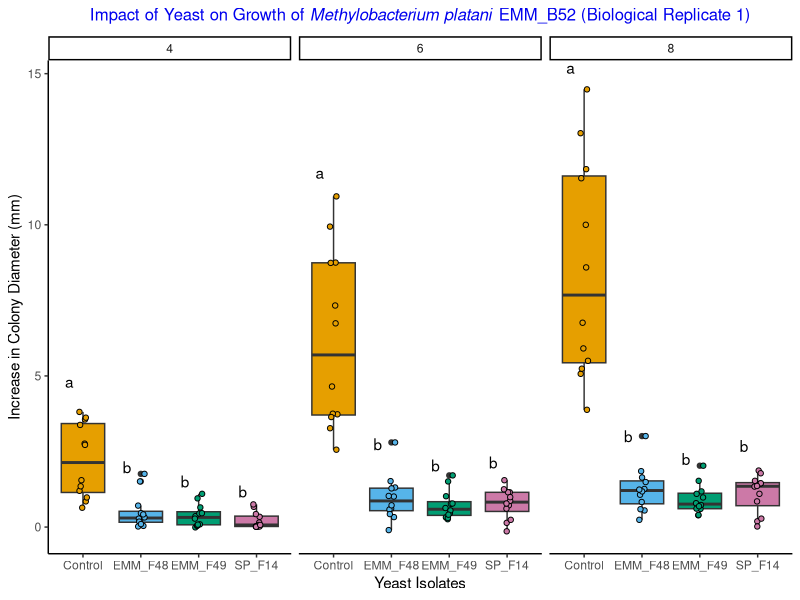
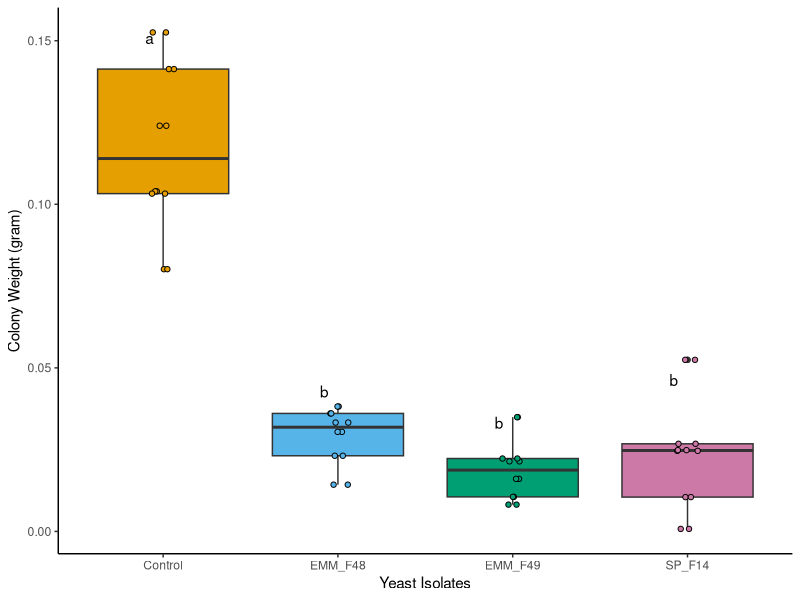
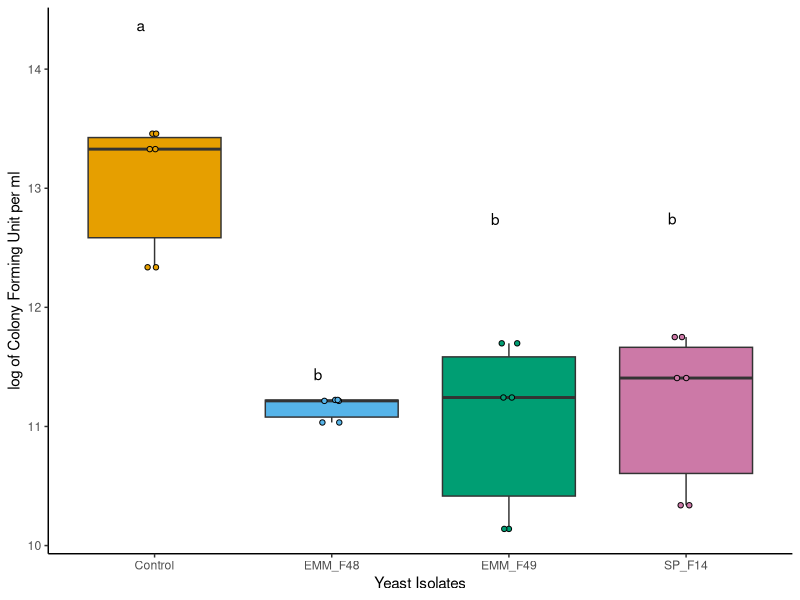
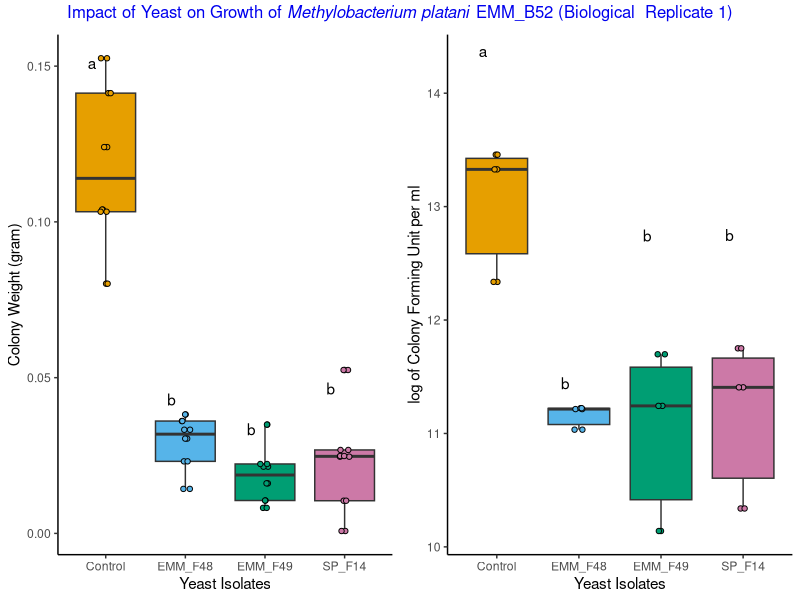
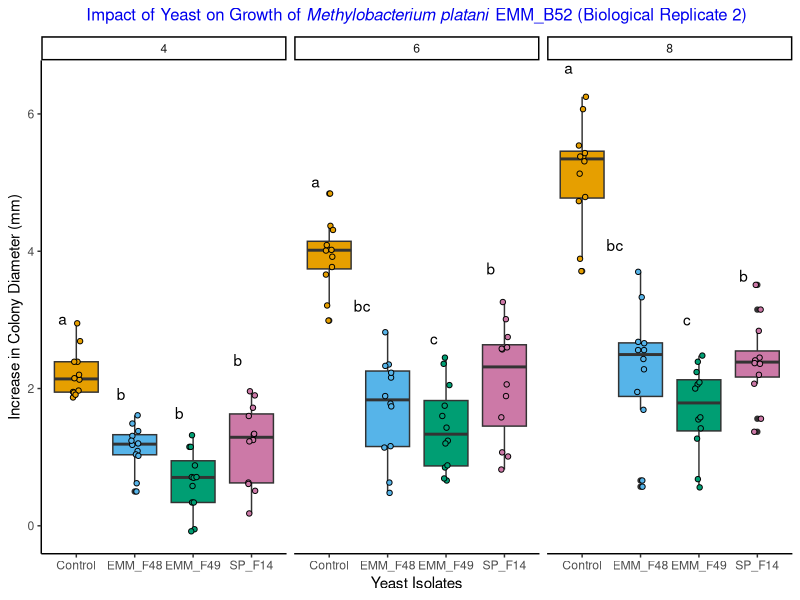
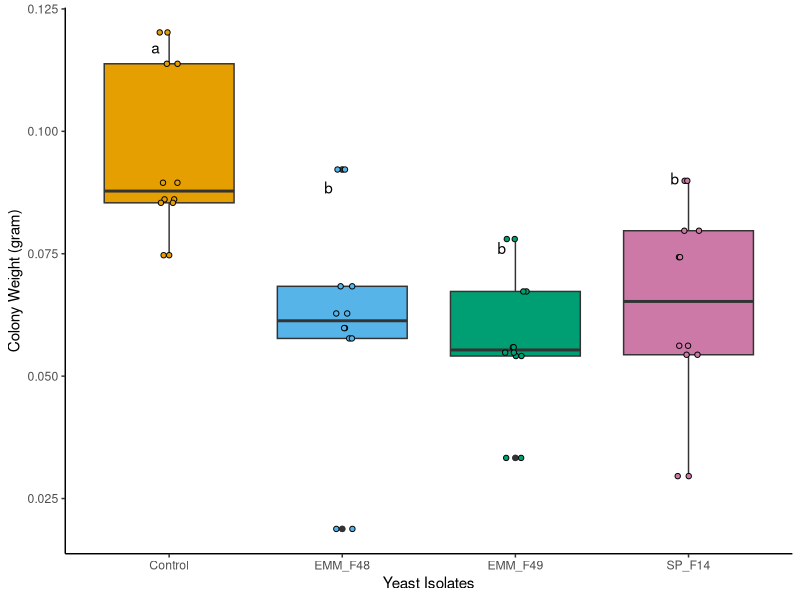
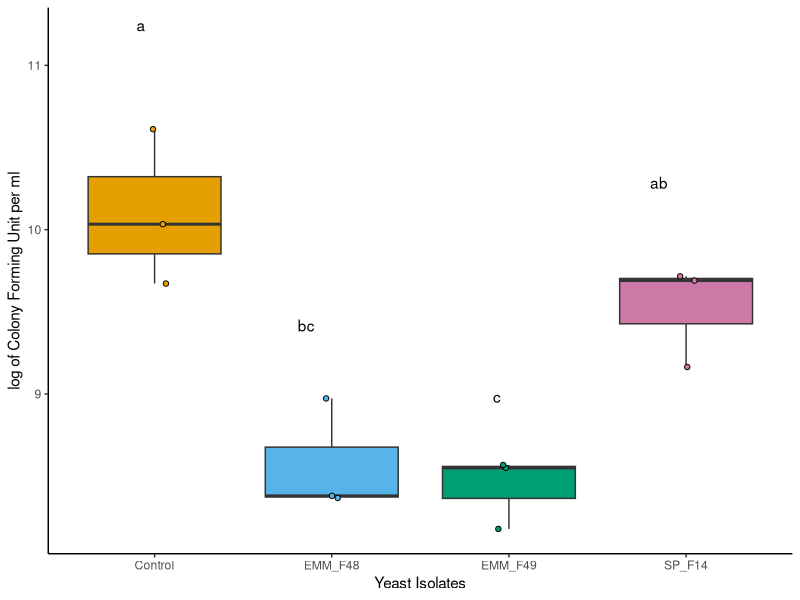
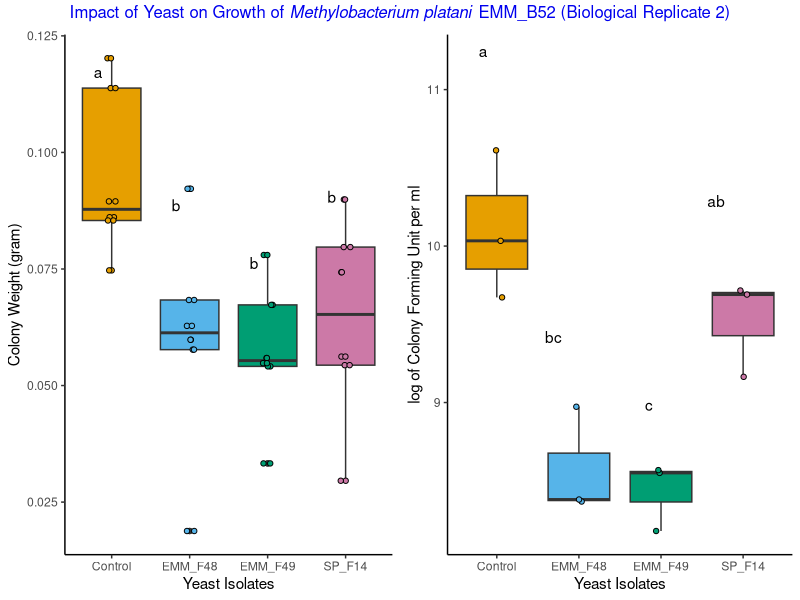

These figures' R source, in order:
## ---- chunk 1
#load the library
library(ggplot2)
library(tidyverse)
library(ggpubr)
library(rstatix)
library(emmeans)
library(multcompView)
library(dplyr)
library(stringr)
library(tidyverse)
library(car)
## ---- chunk 2
#read data
BioRep1 <- read.csv("Splitplate/SplitPlateData/2024-09-16_SplitPlate_B52.csv", na.strings = "na")
#load the color palettes
cbbPalette <- c( "#E69F00", "#56B4E9", "#009E73", "#CC79A7")
#check the structure and see the data
str(BioRep1)
head(BioRep1)
#changing the variables into categorical data
BioRep1$Replication=as.factor(BioRep1$Replication)
BioRep1$Media=as.factor(BioRep1$Media)
BioRep1$Yeast=as.factor(BioRep1$Yeast)
BioRep1$DAI=as.factor(BioRep1$DAI)
## ---- chunk 3
#filter 1st data date and removing the 1st data since there was no growth associated with it. The data is considered to be the baseline for growth so since it violates the assumption of normality, we remove it from the analysis

filterdata1 <-BioRep1[BioRep1$Media == "YePDA"& BioRep1$DAI != 2,]
#load library
library(nlme)

#stats used for size
size1=lme(increase~Yeast*DAI, data = filterdata1,random=~1|Replication) #mixed effect model
size2=lm(increase ~ Yeast*DAI, data = filterdata1) #use simpler model
summary(size1)
anova(size1, size2) #to check if complex or simple model is better

#pairwise comparison
lsmeans.size1 <- emmeans(size1, ~ Yeast|DAI) 
# estimate lsmeans 
comp.size1 <- multcomp::cld(object = lsmeans.size1, alpha = 0.05, Letters = letters, reversed = TRUE, details = TRUE)
# contrast with Tukey ajustment 
comp.size1


# Extracting the letters for the bars
sig.diff.letters <- data.frame(comp.size1$emmeans$Yeast, 
                               comp.size1$emmeans$DAI,
                               str_trim(comp.size1$emmeans$.group))
colnames(sig.diff.letters) <- c("Yeast", 
                                "DAI",
                                "Letters")

# for plotting with letters from significance test
size1plot <- filterdata1 %>%
  group_by(Yeast, DAI) %>%
  dplyr::summarize(
    colonydiameter = mean(increase, na.rm=TRUE),
    se = sd(increase)/sqrt(3)) %>%
  left_join(sig.diff.letters) 


colonysize1 <- filterdata1 %>%
  ggplot(aes(x = Yeast, y = increase, group = Yeast, fill = Yeast)) +
  geom_boxplot()+
  geom_point(shape = 21, color = "black", position = position_jitterdodge(dodge.width = 0.9))+
   geom_text(data = size1plot, aes(label = Letters, y = colonydiameter+(3*se)), vjust = -0.75, hjust = 2) +
  ylab("Increase in Colony Diameter (mm)") +   
  xlab("Yeast Isolates") +  
    scale_fill_manual(values = cbbPalette) +
  theme(strip.text.x = element_text(size = 18, face= "italic"))+
  theme(axis.title.x = element_text(size =25, face = "bold"), axis.title.y = element_text(size = 25, face = "bold"), axis.text.x=element_text(size=20, angle= 0), axis.text.y=element_text(size=20, angle= 0))+
  theme_classic() +
  theme(legend.position = "none")+
  ggtitle(expression(paste("Impact of Yeast on Growth of ", italic("Methylobacterium platani"), " EMM_B52 (Biological Replicate 1)"))) +
   theme(plot.title = element_text(face = "bold", color = "Blue2", size = 12, hjust = 0.5))+
  facet_wrap(~DAI)
colonysize1
## ---- chunk 4
#filter data to avoid other data except of last day since it was detructive sample taking procedure and colony was taken out from the plate to measure the weight on the last day of data collection.

filterdata1_2 <- filterdata1 %>% 
  filter(DAI == "8" )

#stats used for colony weight
cw1=lme(colony_weight~Yeast,data = filterdata1_2, random = ~1|Replication) ##replication random effect added by Dr. Steury
summary(cw1)
Anova(cw1)
#pairwise comparision
lsmeans.cw1 <- emmeans(cw1, ~ Yeast) 

# contrast with Tukey ajustment 
comp.cw1 <- multcomp::cld(object = lsmeans.cw1, alpha = 0.05, Letters = letters, reversed = TRUE, details = TRUE)
comp.cw1

# Extracting the letters for the bars
sig.diff.letters <- data.frame(comp.cw1$emmeans$Yeast, 
                               str_trim(comp.cw1$emmeans$.group))

colnames(sig.diff.letters) <- c("Yeast", "Letters")

# for plotting with letters from significance test
weightplot <- filterdata1_2 %>%
  group_by(Yeast) %>%
  dplyr::summarize(
    colonyweight = mean(colony_weight, na.rm=TRUE),
    se = sd(colony_weight)/sqrt(3)) %>%
  left_join(sig.diff.letters) 

 colonyweightplot <- filterdata1_2 %>%
  ggplot(aes(x = Yeast, y = colony_weight, group = Yeast, fill = Yeast)) +
  geom_boxplot()+
  geom_point(shape = 21, color = "black", position = position_jitterdodge(dodge.width = 0.9))+
  geom_text(data = weightplot, aes(label = Letters, y = colonyweight+(2*se)), vjust = -0.5, hjust = 2) +
  ylab("Colony Weight (gram)") +   
  xlab("Yeast Isolates") +  
  scale_fill_manual(values = cbbPalette) +
  theme(strip.text.x = element_text(size = 18, face= "italic"))+
  theme(axis.title.x = element_text(size =25, face = "bold"), axis.title.y = element_text(size = 25, face = "bold"), axis.text.x=element_text(size=20, angle= 0), axis.text.y=element_text(size=20, angle= 0))+
  theme_classic() +
  theme(legend.position = "none")
  #ggtitle(expression(paste("Impact of Yeast on Growth of ", italic("Methylobacterium platani"), " EMM_B52"))) +
   #theme(plot.title = element_text(face = "bold", color = "Blue2", size = 12, hjust = 0.5))
colonyweightplot
## ---- chunk 5
#stats used for colony forming unit
cfu1=lme(log10(CFU)~Yeast,data = filterdata1_2, random = ~1|Replication, na.action = na.omit) 
summary(cfu1)
Anova(cfu1)
#pairwise comparision
lsmeans.cfu1 <- emmeans(cfu1, ~ Yeast) ###interaction added by Dr. Steury
#emmeans(cfu,pairwise~Yeast) ##added by Dr. steury
# estimate lsmeans 
comp.cfu1 <- multcomp::cld(object = lsmeans.cfu1, alpha = 0.05, Letters = letters, reversed = TRUE, details = TRUE)
# contrast with Tukey ajustment 
comp.cfu1


# Extracting the letters for the bars
sig.diff.letters <- data.frame(comp.cfu1$emmeans$Yeast, 
                               str_trim(comp.cfu1$emmeans$.group))

colnames(sig.diff.letters) <- c("Yeast", "Letters")

# for plotting with letters from significance test
cfu1plot <- filterdata1_2 %>%
  filter(Replication %in% c(1:3)) %>% 
  group_by(Yeast) %>%
  dplyr::summarize(
    cfu1 = mean(log10(CFU), na.rm=TRUE),
    se = sd(log10(CFU))/sqrt(3)) %>%
  left_join(sig.diff.letters) 

 
CFU1PLOT <- filterdata1 %>%
  subset(Media=="YePDA") %>%
  #subset(Yeast %in% c("Control", "SP_F14","EMM_F3", "EMM_F34")) %>%
  ggplot(aes(x = Yeast, y = log10(CFU), group = Yeast, fill = Yeast)) +
  geom_boxplot()+
  geom_point(shape = 21, color = "black", position = position_jitterdodge(dodge.width = 0.9))+
  geom_text(data = cfu1plot, aes(label = Letters, y = cfu1+(4*se)), vjust = -0.1, hjust = 2) +
  ylab("log of Colony Forming Unit per ml") +   
  xlab("Yeast Isolates") +  
  scale_fill_manual(values = cbbPalette) +
  theme(strip.text.x = element_text(size = 18, face= "italic"))+
  theme(axis.title.x = element_text(size =25, face = "bold"), axis.title.y = element_text(size = 25, face = "bold"), axis.text.x=element_text(size=10, angle= 0), axis.text.y=element_text(size=20, angle= 0))+
  theme_classic() +
  theme(legend.position = "none")
  #ggtitle("Impact of Yeast on Growth of Methylobacterium platani EMM_B52") +
  #theme(plot.title = element_text(hjust = 0.5))
CFU1PLOT
## ---- chunk 6
#combining similar dataset plots into one
cw1andcfu1 <- ggarrange(colonyweightplot, CFU1PLOT, nrow = 1, ncol = 2, common.legend = F)
  
cw1andcfu1 <- annotate_figure(cw1andcfu1, top = text_grob(expression(paste("Impact of Yeast on Growth of ", italic("Methylobacterium platani"), " EMM_B52 (Biological  Replicate 1)")), color = "Blue2", size = 12, face = "bold", hjust = 0.5))
cw1andcfu1
## ---- chunk 7
#read data
BioRep2 <- read.csv("Splitplate/SplitPlateData/2024-11-11_SplitPlate_B52-1.csv", na.strings = "na")
#load the color palettes
cbbPalette <- c( "#E69F00", "#56B4E9", "#009E73", "#CC79A7")
#check the structure and see the data
str(BioRep2)
head(BioRep2)
#changing the variable into categorical data
BioRep2$Replication=as.factor(BioRep2$Replication)
BioRep2$Yeast=as.factor(BioRep2$Yeast)
BioRep2$DAI=as.factor(BioRep2$DAI)
## ---- chunk 8
#removing the 1st data since there was no growth associated with it
#the data is considered to be the baseline for growth so since it violates the assumption of normality, we remove it from the analysis. For this Day 10 data was also collected. Thus, for consistency, we remove the data for visualization and analysis.
filterdata2 <-BioRep2 %>% 
filter(DAI != "2", DAI != "10")

#load library
library(nlme)
#stats used for size
size2=lme(increase~Yeast*DAI,data = filterdata2,random=~1|Replication) ##replication random effect added by Dr. Steury
summary(size2)
anova(size2)
#pairwise comparision
lsmeans.size2 <- emmeans(size2, ~ Yeast|DAI) ###interaction added by Dr. Steury
#emmeans(size,pairwise~Yeast) ##added by Dr. steury
# estimate lsmeans 
comp.size2 <- multcomp::cld(object = lsmeans.size2, alpha = 0.05, Letters = letters, reversed = TRUE, details = TRUE)
# contrast with Tukey ajustment 
comp.size2


# Extracting the letters for the bars
sig.diff.letters <- data.frame(comp.size2$emmeans$Yeast, 
                               comp.size2$emmeans$DAI,
                               str_trim(comp.size2$emmeans$.group))
colnames(sig.diff.letters) <- c("Yeast", 
                                "DAI",
                                "Letters")

# for plotting with letters from significance test
size2plot <- filterdata2 %>%
  group_by(Yeast, DAI) %>%
  dplyr::summarize(
    colonydiameter = mean(increase, na.rm=TRUE),
    se = sd(increase)/sqrt(3)) %>%
  left_join(sig.diff.letters) 


colonysize2 <- filterdata2 %>%
  ggplot(aes(x = Yeast, y = increase, group = Yeast, fill = Yeast)) +
  geom_boxplot()+
  geom_point(shape = 21, color = "black", position = position_jitterdodge(dodge.width = 0.9))+
   geom_text(data = size2plot, aes(label = Letters, y = colonydiameter+(3*se)), vjust = -0.75, hjust = 2) +
  ylab("Increase in Colony Diameter (mm)") +   
  xlab("Yeast Isolates") +  
    scale_fill_manual(values = cbbPalette) +
  theme(strip.text.x = element_text(size = 18, face= "italic"))+
  theme(axis.title.x = element_text(size =25, face = "bold"), axis.title.y = element_text(size = 25, face = "bold"), axis.text.x=element_text(size=20, angle= 0), axis.text.y=element_text(size=20, angle= 0))+
  theme_classic() +
  theme(legend.position = "none")+
  ggtitle(expression(paste("Impact of Yeast on Growth of ", italic("Methylobacterium platani"), " EMM_B52 (Biological Replicate 2)"))) +
   theme(plot.title = element_text(face = "bold", color = "Blue2", size = 12, hjust = 0.5))+
  facet_wrap(~DAI)
colonysize2
## ---- chunk 9
#filter data to avoid other data except 
filterdata2_2 <- BioRep2 %>% 
  filter(DAI == "10" )

#stats used for colony weight
cw2=lme(colony_weight~Yeast,data = filterdata2_2, random = ~1|Replication) 
summary(cw2)
Anova(cw2)
#pairwise comparision
lsmeans.cw2 <- emmeans(cw2, ~ Yeast) 

# contrast with Tukey ajustment 
comp.cw2 <- multcomp::cld(object = lsmeans.cw2, alpha = 0.05, Letters = letters, reversed = TRUE, details = TRUE)

comp.cw2

# Extracting the letters for the bars
sig.diff.letters <- data.frame(comp.cw2$emmeans$Yeast, 
                               str_trim(comp.cw2$emmeans$.group))

colnames(sig.diff.letters) <- c("Yeast", "Letters")

# for plotting with letters from significance test
weightplot <- filterdata2_2 %>%
  group_by(Yeast) %>%
  dplyr::summarize(
    colonyweight = mean(colony_weight, na.rm=TRUE),
    se = sd(colony_weight)/sqrt(3)) %>%
  left_join(sig.diff.letters) 

 colonyweightplot2 <- filterdata2_2 %>%
  ggplot(aes(x = Yeast, y = colony_weight, group = Yeast, fill = Yeast)) +
  geom_boxplot()+
  geom_point(shape = 21, color = "black", position = position_jitterdodge(dodge.width = 0.9))+
  geom_text(data = weightplot, aes(label = Letters, y = colonyweight+(2*se)), vjust = -0.5, hjust = 2) +
  ylab("Colony Weight (gram)") +   
  xlab("Yeast Isolates") +  
  scale_fill_manual(values = cbbPalette) +
  theme(strip.text.x = element_text(size = 18, face= "italic"))+
  theme(axis.title.x = element_text(size =25, face = "bold"), axis.title.y = element_text(size = 25, face = "bold"), axis.text.x=element_text(size=20, angle= 0), axis.text.y=element_text(size=20, angle= 0))+
  theme_classic() +
  theme(legend.position = "none")
colonyweightplot2
## ---- chunk 10
#stats used for colony forming unit
cfu2=lme(log10(CFU)~Yeast,data = filterdata2_2, random = ~1|Replication, na.action = na.omit) 
summary(cfu2)
Anova(cfu2)
#pairwise comparision
lsmeans.cfu2 <- emmeans(cfu2, ~ Yeast) ###interaction added by Dr. Steury
#emmeans(cfu,pairwise~Yeast) ##added by Dr. steury
# estimate lsmeans 
comp.cfu2 <- multcomp::cld(object = lsmeans.cfu2, alpha = 0.05, Letters = letters, reversed = TRUE, details = TRUE)
# contrast with Tukey ajustment 
comp.cfu2


# Extracting the letters for the bars
sig.diff.letters <- data.frame(comp.cfu2$emmeans$Yeast, 
                               str_trim(comp.cfu2$emmeans$.group))

colnames(sig.diff.letters) <- c("Yeast", "Letters")

# for plotting with letters from significance test
cfu2plot <- filterdata2_2 %>%
  na.omit() %>% 
  group_by(Yeast) %>%
  dplyr::summarize(
    cfu2 = mean(log10(CFU), na.rm=TRUE),
    se = sd(log10(CFU))/sqrt(3)) %>%
  left_join(sig.diff.letters) 

 
CFU2PLOT <- filterdata2_2 %>%
  ggplot(aes(x = Yeast, y = log10(CFU), group = Yeast, fill = Yeast)) +
  geom_boxplot()+
  geom_point(shape = 21, color = "black", position = position_jitterdodge(dodge.width = 0.9))+
  geom_text(data = cfu2plot, aes(label = Letters, y = cfu2+(4*se)), vjust = -0.1, hjust = 2) +
  ylab("log of Colony Forming Unit per ml") +   
  xlab("Yeast Isolates") +  
  scale_fill_manual(values = cbbPalette) +
  theme(strip.text.x = element_text(size = 18, face= "italic"))+
  theme(axis.title.x = element_text(size =25, face = "bold"), axis.title.y = element_text(size = 25, face = "bold"), axis.text.x=element_text(size=10, angle= 0), axis.text.y=element_text(size=20, angle= 0))+
  theme_classic() +
  theme(legend.position = "none")
CFU2PLOT
## ---- chunk 11
#combining similar dataset plots into one
cw2andcfu2 <- ggarrange(colonyweightplot2, CFU2PLOT, nrow = 1, ncol = 2, common.legend = F)
  
cw2andcfu2 <- annotate_figure(cw2andcfu2, top = text_grob(expression(paste("Impact of Yeast on Growth of ", italic("Methylobacterium platani"), " EMM_B52 (Biological Replicate 2)")), color = "Blue2", size = 12, face = "bold", hjust = 0.5))
cw2andcfu2
